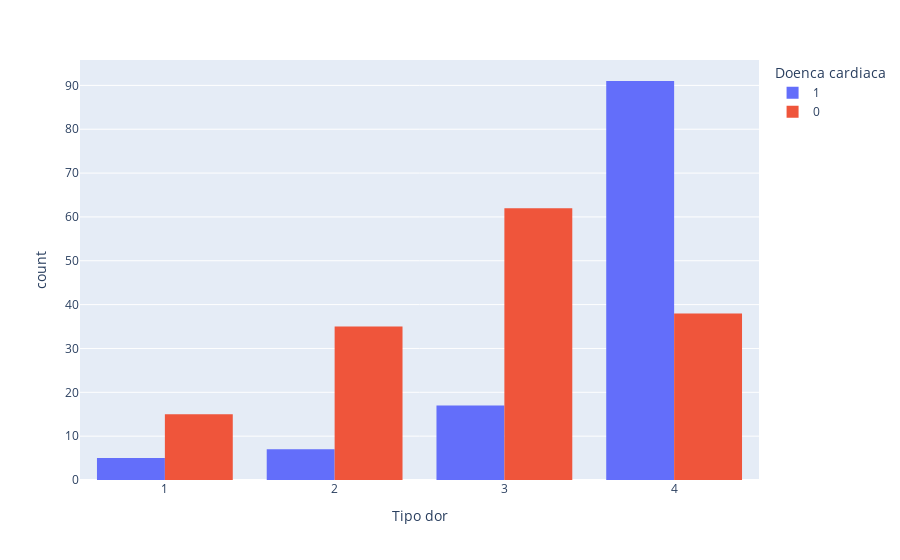

Notebook source saved alongside this figure:
### Markdown cell above
O gráfico de barras apresenta a distribuição de pacientes com e sem doença cardíaca em relação ao sexo. Vamos analisar os insights que podemos extrair:

**Observações:**

-   **Homens (representados por "1" no eixo X) compõem a maioria, tanto na categoria de pacientes com doença cardíaca quanto na categoria sem doença cardíaca.** Isso fica evidente pelas barras azuis (presença da doença) e laranja (ausência da doença) serem ambas maiores para o sexo masculino.
-   **A proporção de homens parece ser maior no grupo de pacientes com doença cardíaca em comparação ao grupo sem a doença.** Visualmente, a barra azul para "1" é levemente maior que a barra laranja para "1".

**Possíveis Interpretações:**

-   **Fator de Risco:** A predominância de homens com doença cardíaca sugere que o sexo masculino pode ser um fator de risco para a doença, pelo menos dentro do contexto desta amostra de dados.
-   **Viés na Coleta:** É importante considerar se a amostra de dados é representativa da população em geral. Se houver um viés na coleta de dados, favorecendo a participação de homens, a conclusão sobre o sexo masculino ser um fator de risco pode ser equivocada.

**Conclusão:**

O gráfico sugere uma possível associação entre sexo masculino e maior prevalência de doença cardíaca. No entanto, análises adicionais são necessárias para confirmar essa relação e descartar a influência de vieses na amostra.

### Code cell
px.histogram(df, x='Tipo dor', color='Doenca cardiaca', barmode='group')

### Figure 1 — Plotly figure (JSON) as saved in the notebook; plotly's stock layout.template omitted (floating-point values rounded to 4 significant figures; data arrays with more than 128 entries replaced by an {"elided": "..."} marker saying what was removed)
{"data": [{"alignmentgroup": "True", "bingroup": "x", "hovertemplate": "Doenca cardiaca=1<br>Tipo dor=%{x}<br>count=%{y}<extra></extra>", "legendgroup": "1", "marker": {"color": "#636efa", "pattern": {"shape": ""}}, "name": "1", "offsetgroup": "1", "orientation": "v", "showlegend": true, "type": "histogram", "x": [4, 2, 3, 4, 4, 4, 1, 4, 4, 4, 3, 3, 4, 4, 4, 4, 1, 4, 3, 3, 4, 2, 4, 4, 4, 4, 2, 4, 4, 2, 3, 4, 4, 4, 4, 4, 4, 4, 4, 4, 4, 4, 4, 4, 4, 4, 4, 4, 4, 4, 4, 4, 4, 4, 3, 4, 4, 4, 4, 4, 4, 4, 4, 4, 3, 2, 4, 4, 4, 3, 4, 4, 1, 4, 4, 1, 3, 4, 4, 4, 3, 4, 4, 4, 4, 3, 4, 4, 4, 4, 4, 4, 4, 3, 1, 4, 4, 4, 4, 3, 4, 4, 4, 4, 4, 4, 3, 4, 4, 4, 3, 4, 4, 4, 4, 3, 4, 2, 2, 4], "xaxis": "x", "yaxis": "y"}, {"alignmentgroup": "True", "bingroup": "x", "hovertemplate": "Doenca cardiaca=0<br>Tipo dor=%{x}<br>count=%{y}<extra></extra>", "legendgroup": "0", "marker": {"color": "#EF553B", "pattern": {"shape": ""}}, "name": "0", "offsetgroup": "0", "orientation": "v", "showlegend": true, "type": "histogram", "x": {"elided": "150 int values"}, "xaxis": "x", "yaxis": "y"}], "layout": {"barmode": "group", "legend": {"title": {"text": "Doenca cardiaca"}, "tracegroupgap": 0}, "margin": {"t": 60}, "xaxis": {"anchor": "y", "domain": [0, 1], "title": {"text": "Tipo dor"}}, "yaxis": {"anchor": "x", "domain": [0, 1], "title": {"text": "count"}}}}
